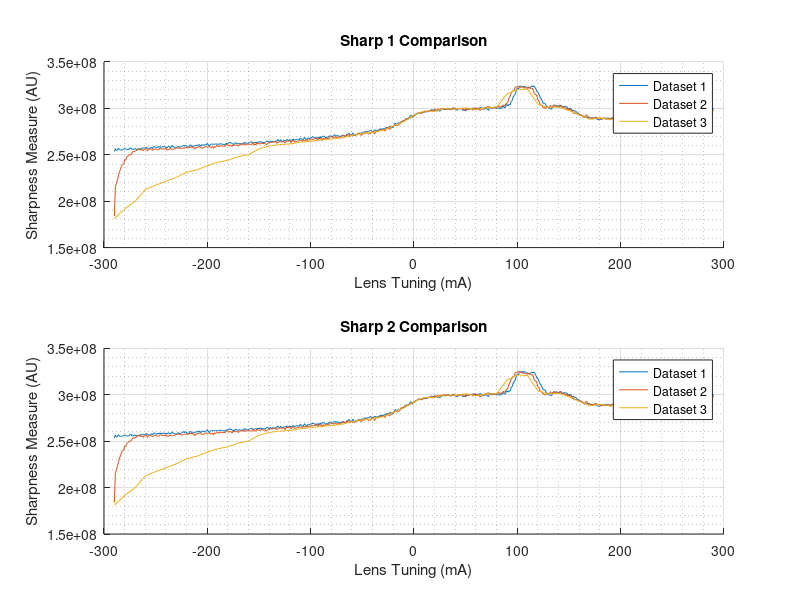

This chart was generated by the following MATLAB code: (Note: this script raises an error after producing the figure.)
close all, clear all

load("SharpData.mat");

comparisonSet = {Trial3,Speed3,Speed4};

clearvars -except comparisonSet;

figure; 
subplot(2,1,1); hold on;
for i = 1:length(comparisonSet)
    plot(comparisonSet{i}.nameList,comparisonSet{i}.sharp1);
    leg{i} = sprintf('Dataset %i',i);
end
grid on; grid minor;
title('Sharp 1 Comparison');
xlabel('Lens Tuning (mA)');
ylabel('Sharpness Measure (AU)');
legend(leg)

subplot(2,1,2); hold on;
for i = 1:length(comparisonSet)
    plot(comparisonSet{i}.nameList,comparisonSet{i}.sharp2);
end
grid on; grid minor;
title('Sharp 2 Comparison');
xlabel('Lens Tuning (mA)');
ylabel('Sharpness Measure (AU)');
legend(leg)


%%
getVarName(comparisonSet{1})

function out = getVarName(var)
    out = inputname(1);
end